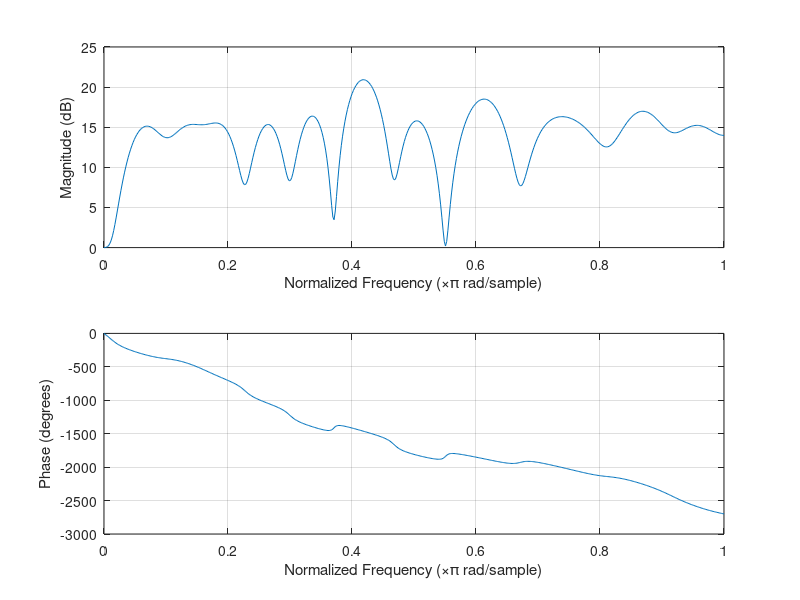

Recreate this plot in MATLAB.
pn_seq = [1 1 -1 -1 1 1 -1 1 -1 -1 1 -1 -1 -1 -1 1 -1 1 -1 1 1 1 -1 1 1 -1 -1 -1 1 1 1];

bin_size = 2*pi/length(pn_seq);
%% Calculate w with the fact that 1 FFT coefficient corr. to discrete-time frequency of zero rad/sample.
w = -pi + bin_size/2 : bin_size : pi - bin_size/2;
%% Plot the magnitude spectrum of the PN sequence
stem(w, abs(fftshift(fft(pn_seq))))
title("Magnitude spectrum of PN sequence")


%% DTFT
pn_seq = [1 1 -1 -1 1 1 -1 1 -1 -1 1 -1 -1 -1 -1 1 -1 1 -1 1 1 1 -1 1 1 -1 -1 -1 1 1 1];
%% Plot the magnitude spectrum of the PN sequence
freqz(pn_seq);